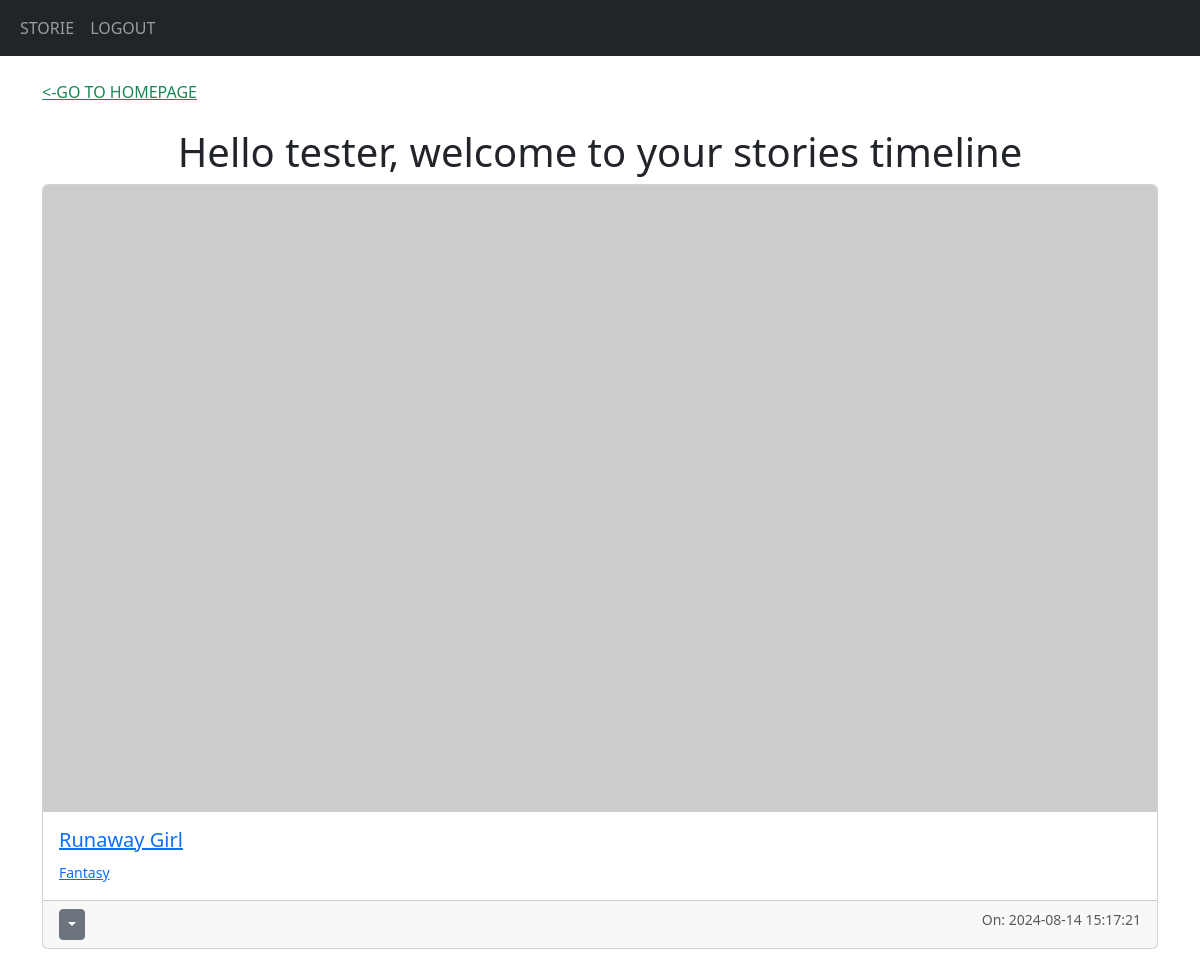
Page /view-stories/tester (signed in) on the committed database.
### myApp/models.py (models this page shows)
class User(db.Model, UserMixin):
    id = db.Column(db.Integer, primary_key=True)
    email = db.Column(db.String(240), unique=True)
    username = db.Column(db.String(240), unique=True)
    password = db.Column(db.String(240))
    date_created = db.Column(db.DateTime(timezone=True), default=func.now())
    stories = db.relationship('Stories', backref='user', passive_deletes=True)
    comments = db.relationship('Comments', backref='user', passive_deletes=True)

class Stories(db.Model):
    id = db.Column(db.Integer, primary_key=True)
    title = db.Column(db.String(240))
    image = db.Column(db.String(240))
    category = db.Column(db.String(240))
    content = db.Column(db.Text)
    date_created = db.Column(db.DateTime(timezone=True), default=func.now())
    author = db.Column(db.Integer, db.ForeignKey('user.id', ondelete='CASCADE'), nullable=False)
    Comments = db.relationship('Comments', backref='stories', passive_deletes=True)

### myApp/views.py (the view)
@views.route("/view-stories/<username>")
def view_user_stories(username):
    user = User.query.filter_by(username=username).first()
    if not user:
        flash("User not found!", category="error")
        return redirect(url_for('views.home'))
    user_stories = Stories.query.filter_by(author=user.id).all()
    title = f"{user.username}'s Stories"
    return render_template("view_user_stories.html", title=title, stories_data=user_stories)

### myApp/templates/view_user_stories.html (shortened to what this page needs)
{%extends "base.html"%}
{%block content%}
<div class="text-left mb-4 mt-4">
    <a class=" text-success" href="/"><-GO TO HOMEPAGE</a>
</div>
{% if stories_data %}
    {% if stories_data[0].author == current_user.id %}
        <h1 align="center">Hello {{ stories_data[0].user.username }}, welcome to your stories timeline</h1>
    {% else %}
        <h1 align="center">Hello, welcome to stories by {{ stories_data[0].user.username }}</h1>
    {% endif %}
{% endif %}
{% for storie in stories_data %}
<div class="card mb-3">
    <a href="/view-storie/{{ storie.id }}">
    {%if storie.image == ''%}
    <img src="https://picsum.photos/1280/720" class="card-img-top" alt="...">
    {%else%}
    <img src="{{storie.image}}" class="card-img-top" alt='{{storie.title}}'>
    {%endif%}
    <div class="card-body">
        <h5 class="card-title">{{storie.title}}</h5>
        <p class="card-text"><small class="text-muted"><a href="/storie/{{storie.category}}">{{storie.category}}</a></small></p>
    </div>
    <div class="card-footer">
        <small class="text-muted
        ">
        {% if storie.author == current_user.id %}
        <div class="btn-group">
            <button
            type="button"
            data-bs-toggle="dropdown"
            class="btn btn-sm btn-secondary dropdown-toggle"
            ></button>
        </div>
        {%else%}
        <small >By: <a href="/stories/{{storie.username}}">{{storie.user.username}}</a></small>
        {% endif %}
        </small>
        <small class="text-muted float-end">On: {{storie.date_created}}</small>
        </div>
    </a>
</div>
{%endfor%}
{%endblock%}

### rows in the picture
User: username "tester"
Stories: title "Runaway Girl", category "Fantasy", date_created "2024-08-14 15:17:21"
